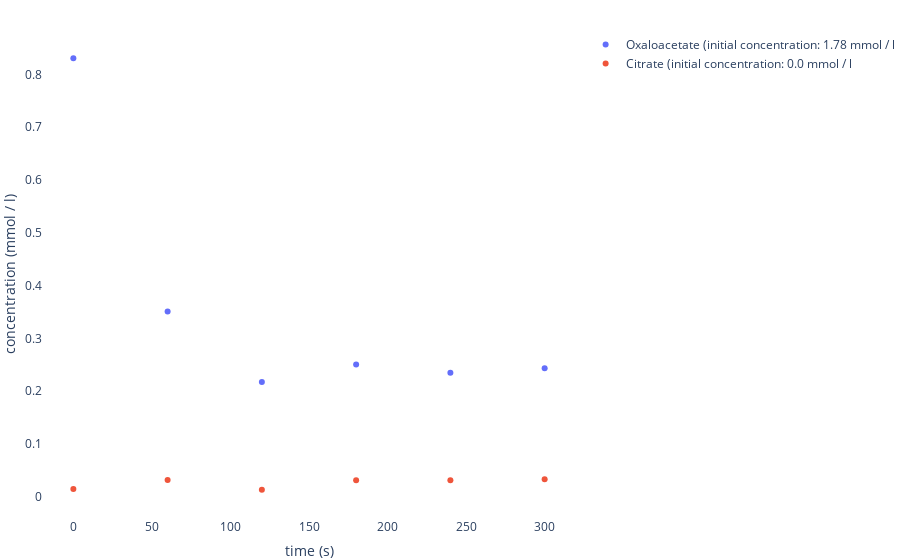
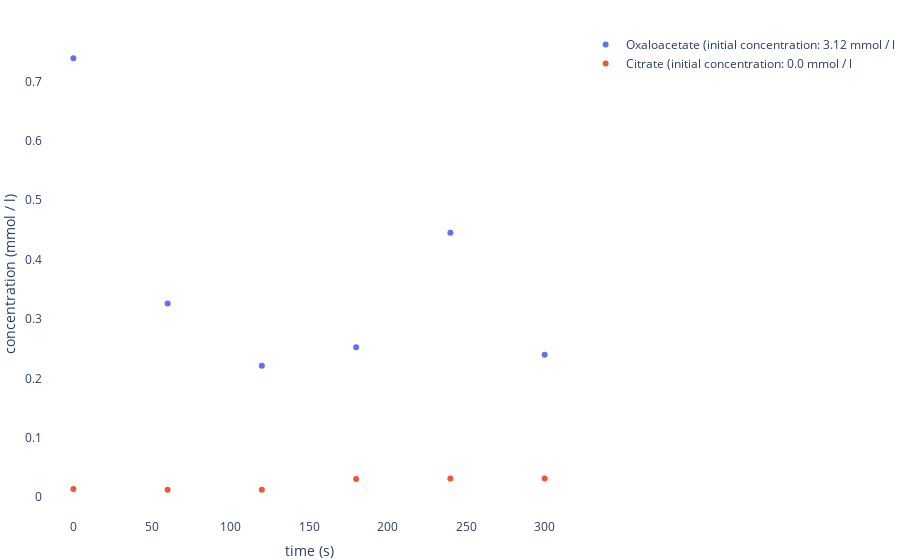

Write notebook code for charts like these, in order.
### Markdown cell above
## Plot data

### Code cell
cond1_analyzer.plot_concentrations()
cond2_analyzer.plot_concentrations()

### Figure 1 — Plotly figure (JSON) as saved in the notebook; plotly's stock layout.template omitted (floating-point values rounded to 4 significant figures)
{"data": [{"mode": "markers", "name": "Oxaloacetate (initial concentration: 1.78 mmol / l", "type": "scatter", "x": [0, 60, 120, 180, 240, 300], "y": [0.8307, 0.3509, 0.2172, 0.2503, 0.2346, 0.2435]}, {"mode": "markers", "name": "Citrate (initial concentration: 0.0 mmol / l", "type": "scatter", "x": [0, 60, 120, 180, 240, 300], "y": [0.01443, 0.03152, 0.01302, 0.03135, 0.03133, 0.03293]}], "layout": {"margin": {"b": 0, "l": 0, "r": 0, "t": 30}, "plot_bgcolor": "white", "xaxis": {"title": {"text": "time (s)"}}, "yaxis": {"title": {"text": "concentration (mmol / l)"}}}}

### Figure 2 — Plotly figure (JSON) as saved in the notebook; plotly's stock layout.template omitted (floating-point values rounded to 4 significant figures)
{"data": [{"mode": "markers", "name": "Oxaloacetate (initial concentration: 3.12 mmol / l", "type": "scatter", "x": [0, 60, 120, 180, 240, 300], "y": [0.7393, 0.326, 0.2215, 0.2527, 0.4451, 0.24]}, {"mode": "markers", "name": "Citrate (initial concentration: 0.0 mmol / l", "type": "scatter", "x": [0, 60, 120, 180, 240, 300], "y": [0.01392, 0.01247, 0.01236, 0.03068, 0.03158, 0.03144]}], "layout": {"margin": {"b": 0, "l": 0, "r": 0, "t": 30}, "plot_bgcolor": "white", "xaxis": {"title": {"text": "time (s)"}}, "yaxis": {"title": {"text": "concentration (mmol / l)"}}}}
